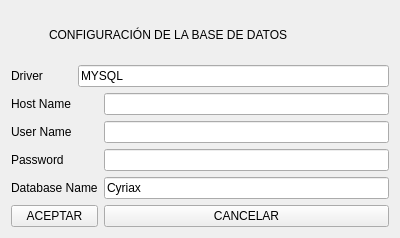
<?xml version="1.0" encoding="UTF-8"?>
<ui version="4.0">
 <class>conectarbd</class>
 <widget class="QWidget" name="conectarbd">
  <property name="geometry">
   <rect>
    <x>0</x>
    <y>0</y>
    <width>400</width>
    <height>238</height>
   </rect>
  </property>
  <property name="windowTitle">
   <string>Form</string>
  </property>
  <layout class="QGridLayout" name="gridLayout">
   <item row="0" column="1" colspan="3">
    <widget class="QLabel" name="label">
     <property name="text">
      <string>CONFIGURACIÓN DE LA BASE DE DATOS</string>
     </property>
    </widget>
   </item>
   <item row="1" column="0">
    <widget class="QLabel" name="label_2">
     <property name="text">
      <string>Driver</string>
     </property>
    </widget>
   </item>
   <item row="1" column="2" colspan="2">
    <widget class="QLineEdit" name="lineEdit">
     <property name="text">
      <string>MYSQL</string>
     </property>
    </widget>
   </item>
   <item row="2" column="0" colspan="2">
    <widget class="QLabel" name="label_3">
     <property name="text">
      <string>Host Name</string>
     </property>
    </widget>
   </item>
   <item row="2" column="3">
    <widget class="QLineEdit" name="lineEdit_2"/>
   </item>
   <item row="3" column="0" colspan="2">
    <widget class="QLabel" name="label_4">
     <property name="text">
      <string>User Name</string>
     </property>
    </widget>
   </item>
   <item row="3" column="3">
    <widget class="QLineEdit" name="lineEdit_3"/>
   </item>
   <item row="4" column="0" colspan="2">
    <widget class="QLabel" name="label_5">
     <property name="text">
      <string>Password</string>
     </property>
    </widget>
   </item>
   <item row="4" column="3">
    <widget class="QLineEdit" name="lineEdit_4"/>
   </item>
   <item row="5" column="0" colspan="3">
    <widget class="QLabel" name="label_6">
     <property name="text">
      <string>Database Name</string>
     </property>
    </widget>
   </item>
   <item row="5" column="3">
    <widget class="QLineEdit" name="lineEdit_5">
     <property name="text">
      <string>Cyriax</string>
     </property>
    </widget>
   </item>
   <item row="6" column="0" colspan="3">
    <widget class="QPushButton" name="pushButton">
     <property name="text">
      <string>ACEPTAR</string>
     </property>
    </widget>
   </item>
   <item row="6" column="3">
    <widget class="QPushButton" name="pushButton_2">
     <property name="text">
      <string>CANCELAR</string>
     </property>
    </widget>
   </item>
  </layout>
 </widget>
 <resources/>
 <connections/>
</ui>
